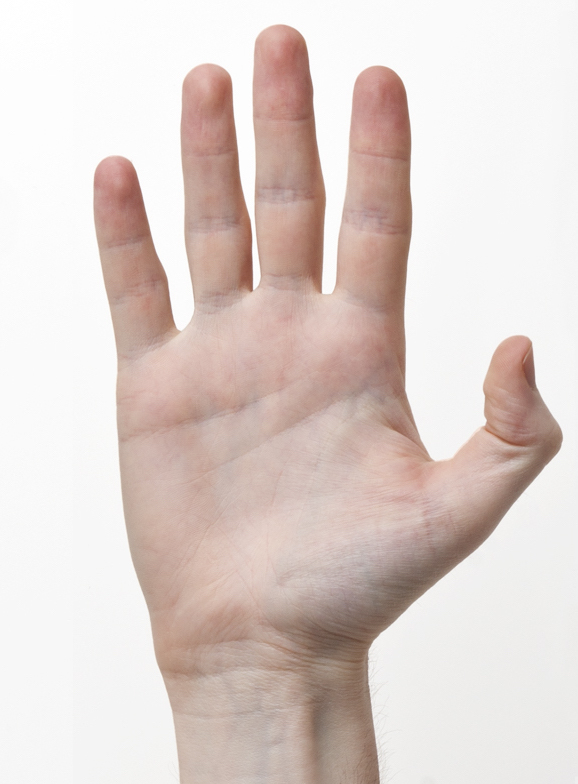
//> input picture opencv/part6/right-frontal.jpg, 578 x 784 px, given in place of the camera
$ ./48_fast_cam   (built with g++ and OpenCV 4)
//> lines starting //> are read from the running program, lines starting //| are printed output that depends on the picture
#include <iostream>
#include <vector>
#include <opencv2/opencv.hpp>
#include "/home/piri/kuBig2025/opencv/part2/color.hpp"

using namespace std;
using namespace cv;

String folderPath = "/home/piri/kuBig2025/opencv/data/";

int main()
{
    VideoCapture cap(0);
    Ptr<Feature2D> feature = ORB::create();
    vector<KeyPoint> keypoints;
    vector<Point2f> corners;
    Mat img, img1, img2, gray_img, desc;
    while (true)
    {
        cap >> img;
//> img is the input picture: 784 rows x 578 cols, CV_8UC3; mean B, G, R 204.7, 209.5, 222.5
        img1 = img.clone();
        img2 = img.clone();

        // FAST
        cvtColor(img, gray_img, COLOR_BGR2GRAY);
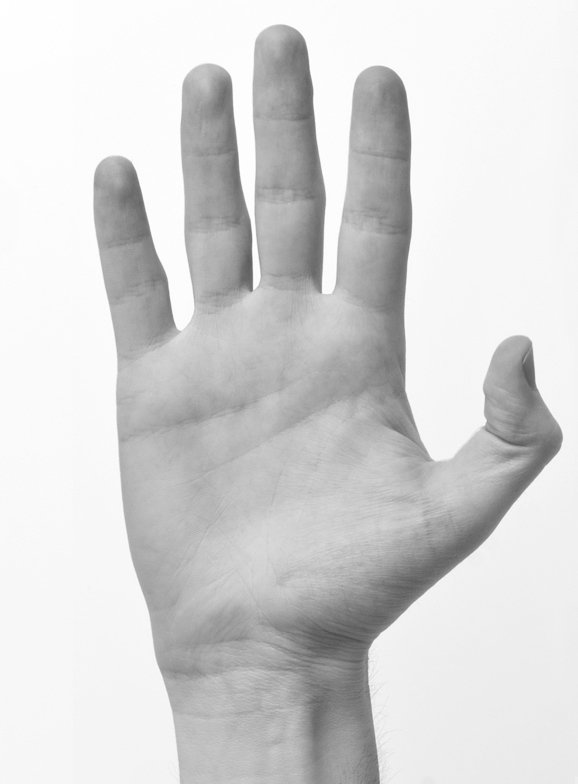
//> gray_img: 784 rows x 578 cols, CV_8UC1; min 74, max 255, mean 212.8
        FAST(gray_img, keypoints, 60, true);
//> keypoints = 1 keypoint; (x, y, size): (252, 290, 7)
        for (auto &k : keypoints)
        {
//> (the run ends here: the program needs code that is not available in this run, at `circle(img, Point(cvRound(k.pt.x), cvRound(k.pt.y)), 5, red, 2);`)
